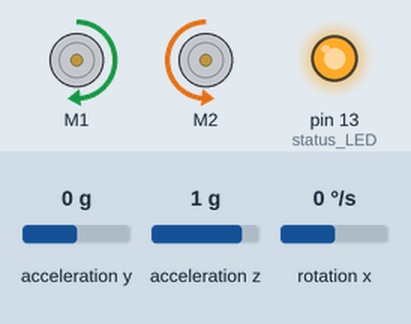
This sketch was run on a simulated Arduino Uno, built with avr-gcc and run on an emulated ATmega328P. Shown: 2 × DC motor (green arrow = forward, orange = backward, longer = faster), output pins drawn as LEDs (lit = HIGH). Dashed ring = blinking. The inputs (shaded band) are chosen by the test bench; at power-on: acceleration y 0 g, rotation x 0 °/s, acceleration z 1 g.

Above: at 1.2 s.
1.3 s: acceleration y set to -1.4 g
At 2.8 s:
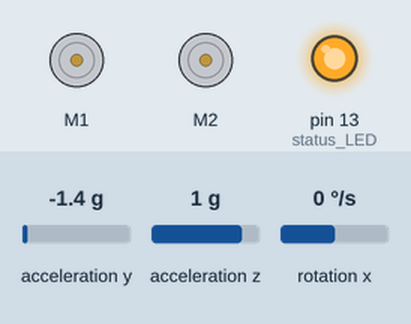
3.4 s: rotation x set to 26 °/s
At 4.5 s:
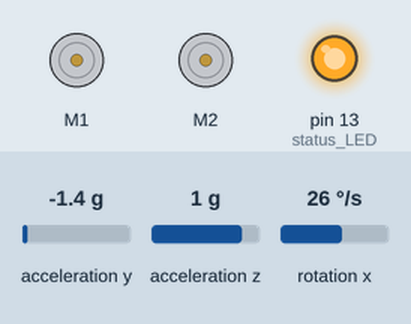
4.9 s: rotation x set to 29 °/s
6.4 s: acceleration z set to 1.2 g
At 7.7 s:
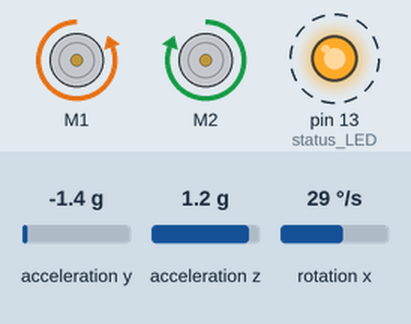
9.4 s: acceleration y set to 0 g
At 12.0 s:
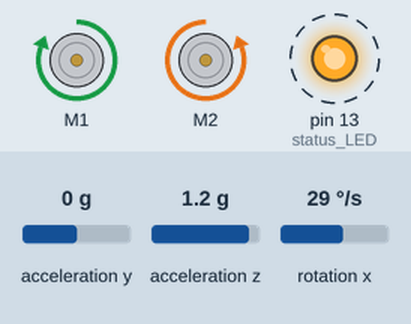
12.4 s: acceleration y set to -0.3 g
15.1 s: acceleration y set to -0.5 g
At 17.61 s:
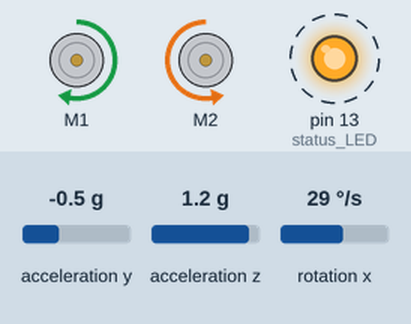
Timing chart, 0 to 21.6 s (numbered marks = the images above; inputs shaded):
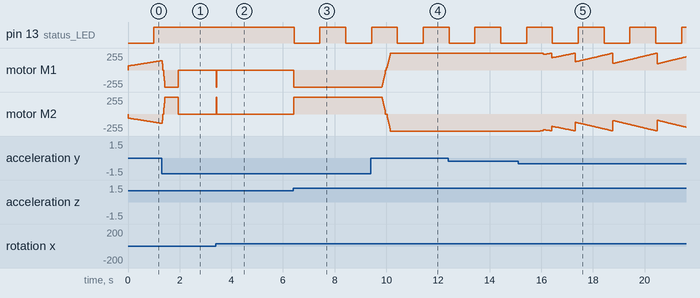

The sketch:

complete_code_v4.ino
```cpp
#include "Wire.h"
#include "I2Cdev.h"
#include "MPU6050.h"
#include "math.h"
#include <DRV8835MotorShield.h>

#define Kp  80
#define Ki  80
#define Kd  0.5
#define sampleTime  0.005
#define targetAngle -1.2

float alpha = 0.9938;           // --- Complementary filter weight ---
unsigned long prevTime = 0;

MPU6050 mpu(0x68);  // --- I2C address (0x68 is default) ---
DRV8835MotorShield motors;

// --- Declare global variables
int16_t accY, accZ, gyroX;
volatile float motorPower, gyroRate;
volatile float prevMotorPower = 0;
volatile float accAngle, gyroAngle, currentAngle, prevAngle=0, error, prevError=0, errorSum=0;
volatile byte count=0;
int distanceCm;
float pid_p = 0;
float pid_i = 0;
float pid_d = 0;

void init_PID() {
  // Initialize Timer1
  cli();          // disable global interrupts
  TCCR1A = 0;     // set entire TCCR1A register to 0
  TCCR1B = 0;     // same for TCCR1B
  // set compare match register to set sample time 5ms
  OCR1A = 9999;
  // turn on CTC mode
  TCCR1B |= (1 << WGM12);
  // Set CS11 bit for prescaling by 8
  TCCR1B |= (1 << CS11);
  // enable timer compare interrupt
  TIMSK1 |= (1 << OCIE1A);
  sei();          // enable global interrupts
}

void setup() {
  pinMode(13, OUTPUT);  // status LED
  motors.flipM2(true);  // invert M2
  mpu.initialize();

  // Apply offsets
  mpu.setYAccelOffset(-493);
  mpu.setZAccelOffset(857);
  mpu.setXGyroOffset(132);

  init_PID();

  Serial.begin(9600);
}

void loop() {
  // --- Read acceleration and gyroscope values ---
  accY = mpu.getAccelerationY();
  accZ = mpu.getAccelerationZ();
  gyroX = mpu.getRotationX();

  // --- Use DRV8835 library to set motor speed ---
  int pwm = constrain((int)motorPower, -400, 400);
  if (abs(pwm) < 50) pwm = 0; // deadband, small outputs close to zero are nulled to prevent the robot from buzzing or creeping due to motor friction, imbalance, or sensor noise
  motors.setM1Speed(pwm);
  motors.setM2Speed(pwm);
}

// --- The Interrupt Service Routine will be called every 5 ms
ISR(TIMER1_COMPA_vect) {

  // --- Calculate angle from accelerometer ---
  accAngle = atan2(accY, accZ) * RAD_TO_DEG;

  // --- Calculate angle from gyroscope ---
  gyroRate = gyroX / 131.0; // degrees/sec

  // --- Combine with complementary filter ---
  currentAngle = alpha * (prevAngle + gyroRate * sampleTime) + (1 - alpha) * accAngle;

  // --- FAILBREAK: if angle too steep, stop motors ---
  if (abs(currentAngle) > 30) {
    motorPower = 0;
    motors.setM1Speed(0);
    motors.setM2Speed(0);
    return;  // Skip rest of ISR
  }

  // --- Calculate error ---
  error = currentAngle - targetAngle;

  // --- Calculate P and D values ---
  pid_p = Kp * error;


  errorSum += error * sampleTime; // accumulate the error over time

  // --- Anti-Windup for Ki ---
  if (motorPower >= 400 || motorPower <= -400 || abs(error) > 10) {
    pid_i = 0;  // reset I-term when output is saturated or large error
  }
  errorSum = constrain(errorSum, -450, 450);

  // --- Calculate P, I and D values ---
  pid_p = Kp * error;
  pid_i += Ki * error * sampleTime;
  pid_d = Kd * (currentAngle - prevAngle) / sampleTime;

  // --- Calculate output from PID values ---
  motorPower = pid_p + pid_i - pid_d;

  prevAngle = currentAngle;

  // --- Toggle the led on pin13 every second ---
  count++;
  if(count == 200)  {
    count = 0;
    digitalWrite(13, !digitalRead(13));
  }
}
```

Measured:
- the behaviour switches between 1 and 1.1 g on acceleration z (found by bisection; images 2 and 3)
- the behaviour switches between -0.4 and -0.5 g on acceleration y (found by bisection; images 4 and 5)
- after the input at 1.3 s, pin 13 (status_LED): stays HIGH (without the input it goes to LOW after 0.70 s)
- after the input at 3.4 s, motor M1: stopped → backward 255/255 at once, → stopped 0.02 s later; motor M2: stopped → forward 255/255 at once, → stopped 0.02 s later
- after the input at 6.4 s, pin 13 (status_LED): HIGH → LOW at once, → HIGH 1.0 s later, → LOW 1.0 s later; motor M1: stopped → backward 255/255 at once; motor M2: stopped → forward 255/255 at once
- after the input at 9.4 s, motor M1: moves from backward 255/255 to forward 255/255 over 0.33 s, starting after 0.43 s; motor M2: moves from forward 255/255 to backward 255/255 over 0.33 s, starting after 0.43 s
